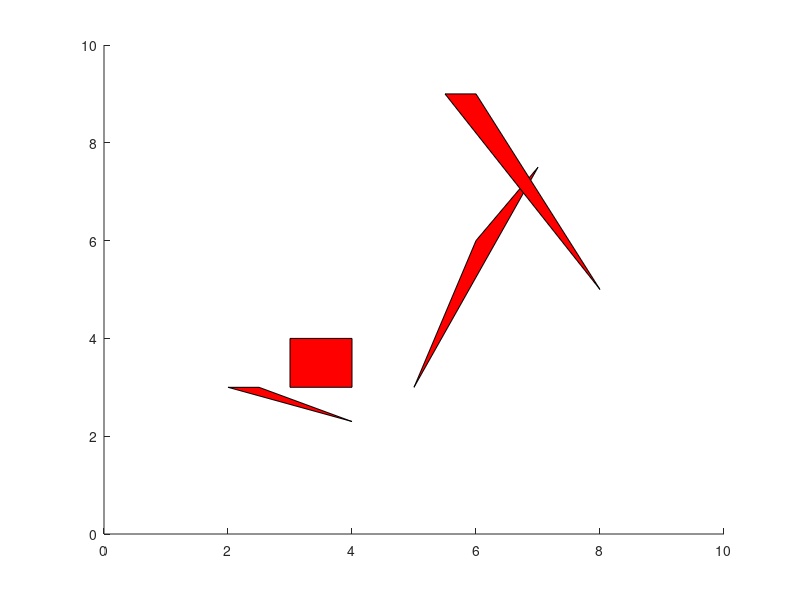

This figure's MATLAB source:
clc
clear all

%drawing the obstacles
% x y vetex_number number_of_sides
xo=0;
yo=0;
xf=1500;
yf= 1200;
vertices = [1,130,300,4;2,250,550,4;3,210,210,4;4,100,700,4;5,300,130,3;6,250,550,3;7,430,760,3;8,400,600,6;...
          9,1000,1120,6;10,150,170,6;11,1120,1000,6;12,150,500,6;13,500,150,6;14,150,600,6;15,800,220,6];
      
% drawing the polygons

%for i=1:4:12
%  %   q1=[vertices(i,2),vertices(i,3)];
%     q2=[vertices(i+1,2),vertices(i+1,3)];
%     q3=[vertices(i+2,2),vertices(i+2,3)];
%     q4=[vertices(i+3,2),vertices(i+3,3)];
%     
%     drawLine(q1,q2);
%     hold on
%     drawline(q2,q3);
%     hold on
%     drawline(q3,q4);
%     hold on
%     drawline(q4,q1);
%     hold on
% end
       
sig1 = 0.25;
sig2 = 0.35;
no_obj = 5;
x_obj1 = [2.5 4 2 2];
y_obj1 = [3 2.3 3 3];
x_obj2 = [4 4 3 3];
y_obj2 = [4 3 3 4];
x_obj3 = [5 7 6];
y_obj3 = [3 7.5 6];
x_obj4 = [8 5.5 6];
y_obj4 = [5 9 9];
x_obj5 = [];
y_obj5 = [];

axis([0 10 0 10])
patch( x_obj1,y_obj1,'red');
patch( x_obj2,y_obj2,'red');
patch( x_obj3,y_obj3,'red');
patch( x_obj4,y_obj4,'red');

    